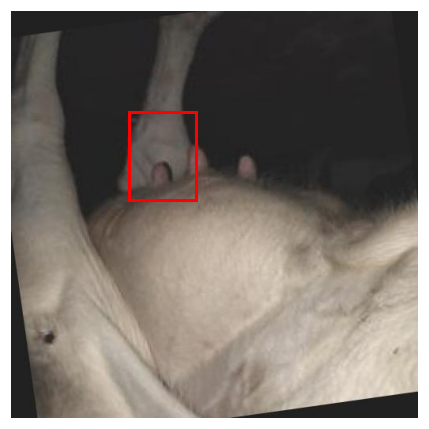
#> input picture DairyMate/pipelines/teat_pipeline/reports/hand_overlays/0664_IMG_20250118_144130_jpg.rf.87033fb86668c7621a00768fe4cd2b70.jpg.png, 429 x 429 px
$ python -i udder_segment.py   (imports and definitions only)
#> lines starting #> are read from the running program, lines starting #| are printed output that depends on the picture; after the words box and inside, x2 and y2 are one past the last pixel; in counts of white or black regions, pixels touching at a corner belong together
#> further down, picture is the input picture: shape (429, 429, 3); mean B, G, R 108.5, 115.4, 123.1
"""
GrabCut segmentation — port of udder_pipeline/src/segment.py.

Same MAX_DIM, same margin fraction, same iteration count, same fallback rule,
so what you see here is what segment.py wrote to data/processed/segmented/.
The only addition is that the mask is returned as well, because the console
needs to draw it.
"""
from __future__ import annotations

from dataclasses import dataclass

import cv2
import numpy as np

MAX_DIM = 320
MARGIN_FRAC = 0.04
ITERS = 3
MIN_FOREGROUND_FRAC = 0.05


@dataclass
class SegmentResult:
    image: np.ndarray          # BGR, background zeroed (or the original on fallback)
    mask: np.ndarray | None    # uint8 {0,1} at full resolution, None on fallback
    ok: bool                   # False means GrabCut was rejected and the original is returned
    coverage: float            # fraction of pixels kept as foreground
    reason: str


def grabcut_segment(img: np.ndarray) -> SegmentResult:
    h, w = img.shape[:2]
#> h = 429; w = 429
    scale = min(1.0, MAX_DIM / max(h, w))
#> scale = 0.746
    small = (
        cv2.resize(img, (max(1, int(w * scale)), max(1, int(h * scale))))
        if scale < 1.0
        else img
    )
    sh, sw = small.shape[:2]
#> sh = 320; sw = 320

    mx, my = max(1, int(sw * MARGIN_FRAC)), max(1, int(sh * MARGIN_FRAC))
#> mx = 12; my = 12
    rect = (mx, my, sw - 2 * mx, sh - 2 * my)
#> rect = (12, 12, 296, 296)

    mask = np.zeros((sh, sw), np.uint8)
    bgd_model = np.zeros((1, 65), np.float64)
    fgd_model = np.zeros((1, 65), np.float64)

    try:
        cv2.grabCut(small, mask, rect, bgd_model, fgd_model, ITERS, cv2.GC_INIT_WITH_RECT)
    except cv2.error:
        return SegmentResult(img, None, False, 1.0, "GrabCut failed — original image kept.")

    mask2 = np.where((mask == cv2.GC_FGD) | (mask == cv2.GC_PR_FGD), 1, 0).astype("uint8")
    coverage = float(mask2.sum()) / float(sh * sw)
#> coverage = 0.416

    if coverage < MIN_FOREGROUND_FRAC:
        return SegmentResult(
            img, None, False, coverage,
            f"Foreground was only {coverage:.1%} of the frame — below the 5% floor, "
            "so the original image was kept.",
        )

    full_mask = cv2.resize(mask2, (w, h), interpolation=cv2.INTER_NEAREST)
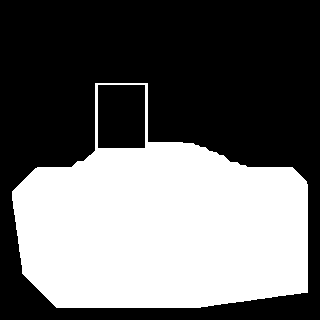
#> mask2: shape (320, 320); values 0 (black) and 1 (white), 41.6% white; 1 white region, box (x1, y1, x2, y2) and area: (12, 83, 308, 308) 42548
    result = img * full_mask[:, :, np.newaxis]
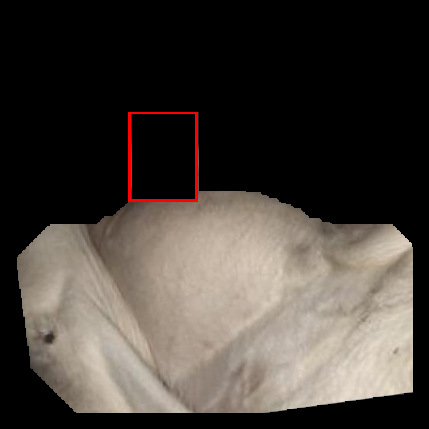
#> result: shape (429, 429, 3); mean B, G, R 58.1, 63.9, 70.3
    return SegmentResult(
        result, full_mask, True, coverage,
        f"GrabCut kept {coverage:.1%} of the frame as foreground.",
    )


def mask_outline(img_bgr: np.ndarray, mask: np.ndarray,
                 colour=(95, 110, 11), thickness: int = 2) -> np.ndarray:
    """Draw the foreground boundary onto a copy of the image (BGR in, BGR out)."""
    out = img_bgr.copy()
    contours, _ = cv2.findContours(mask.astype("uint8"), cv2.RETR_EXTERNAL,
                                   cv2.CHAIN_APPROX_SIMPLE)
    cv2.drawContours(out, contours, -1, colour, thickness)
    return out

>>> import cv2
>>> picture = cv2.imread('../pipelines/teat_pipeline/reports/hand_overlays/0664_IMG_20250118_144130_jpg.rf.87033fb86668c7621a00768fe4cd2b70.jpg.png')
>>> result = grabcut_segment(picture)

$ run again, on DairyMate/pipelines/teat_pipeline/reports/hand_overlays/0239_healthy_0240.jpg.png
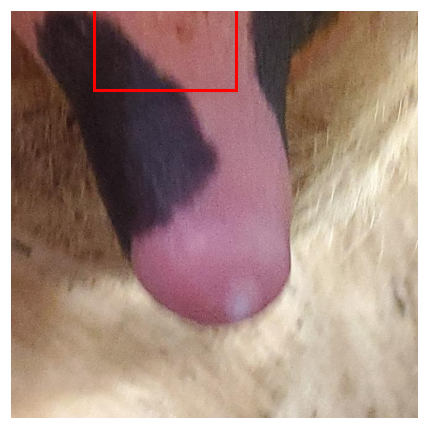
#> input picture DairyMate/pipelines/teat_pipeline/reports/hand_overlays/0239_healthy_0240.jpg.png, 429 x 429 px
#> picture is the input picture: shape (429, 429, 3); mean B, G, R 129.4, 138.6, 165
#> in grabcut_segment, `full_mask = cv2.resize(mask2, (w, h), interpolation=cv2.INTER_NEAREST)`:
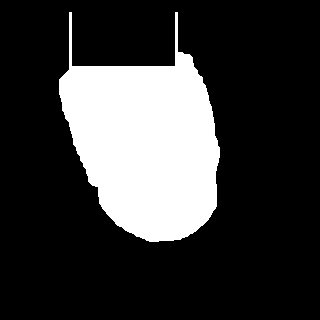
#> mask2: shape (320, 320); values 0 (black) and 1 (white), 22.2% white; 1 white region, box (x1, y1, x2, y2) and area: (59, 12, 220, 242) 22770
#> in grabcut_segment, `result = img * full_mask[:, :, np.newaxis]`:
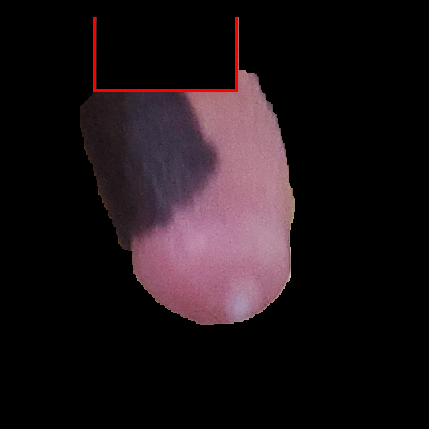
#> result: shape (429, 429, 3); mean B, G, R 22.6, 19.1, 28.6

$ run again, on DairyMate/pipelines/teat_pipeline/reports/hand_overlays/0465_052001b4-21122024_23_jpg.rf.65e506103e228865dd8ea89d486994fd.jpg.png
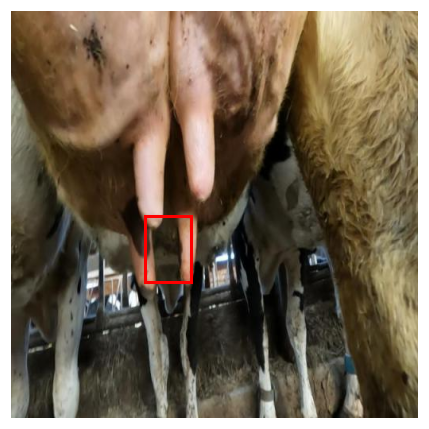
#> input picture DairyMate/pipelines/teat_pipeline/reports/hand_overlays/0465_052001b4-21122024_23_jpg.rf.65e506103e228865dd8ea89d486994fd.jpg.png, 429 x 429 px
#> picture is the input picture: shape (429, 429, 3); mean B, G, R 84.5, 103.1, 116.9
#> in grabcut_segment, `full_mask = cv2.resize(mask2, (w, h), interpolation=cv2.INTER_NEAREST)`:
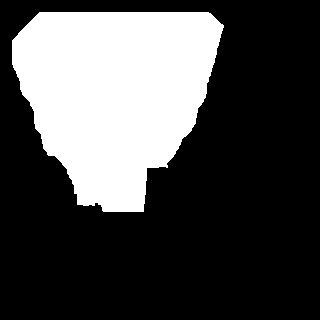
#> mask2: shape (320, 320); values 0 (black) and 1 (white), 29.3% white; 1 white region, box (x1, y1, x2, y2) and area: (12, 12, 224, 212) 30048
#> in grabcut_segment, `result = img * full_mask[:, :, np.newaxis]`:
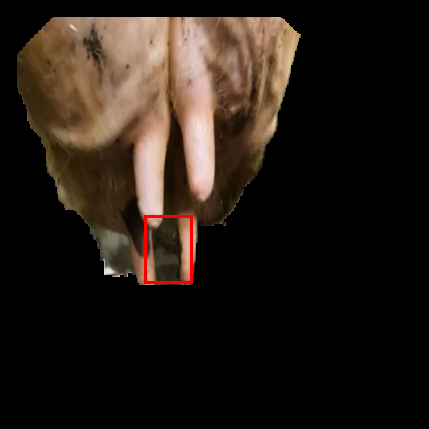
#> result: shape (429, 429, 3); mean B, G, R 21.1, 27.8, 36.8

$ run again, on DairyMate/pipelines/teat_pipeline/reports/hand_overlays/0484_1b76fac8-21122024_3_jpg.rf.0532584c81adb90db78baa97b8eb015d.jpg.png
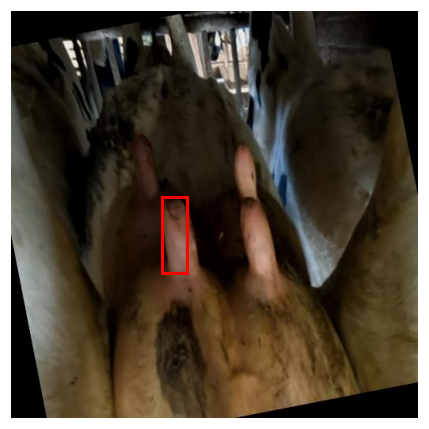
#> input picture DairyMate/pipelines/teat_pipeline/reports/hand_overlays/0484_1b76fac8-21122024_3_jpg.rf.0532584c81adb90db78baa97b8eb015d.jpg.png, 429 x 429 px
#> picture is the input picture: shape (429, 429, 3); mean B, G, R 54.4, 68, 78.2
#> in grabcut_segment, `full_mask = cv2.resize(mask2, (w, h), interpolation=cv2.INTER_NEAREST)`:
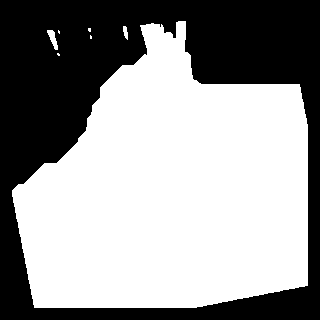
#> mask2: shape (320, 320); values 0 (black) and 1 (white), 59.4% white; 1 black region, box (x1, y1, x2, y2) and area: (0, 0, 320, 320) 41552
#> in grabcut_segment, `result = img * full_mask[:, :, np.newaxis]`:
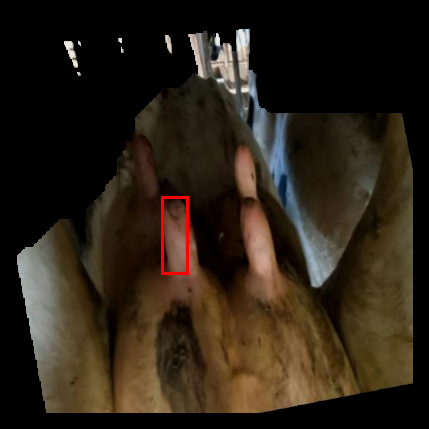
#> result: shape (429, 429, 3); mean B, G, R 22, 33.6, 43.2
